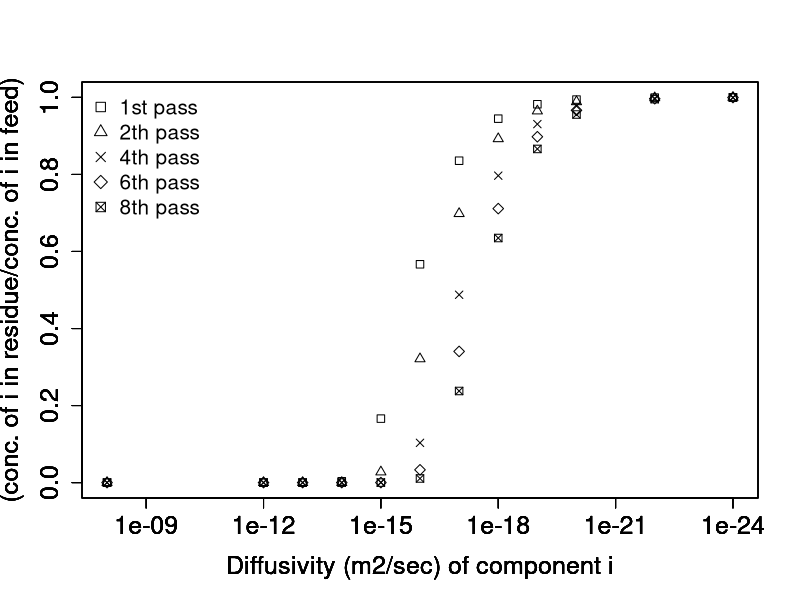

R code for this plot:
#Clasius_Clapeyron Equation

rm(list=ls())

#Octamethylcyclotetrasiloxane (D4)
C = 6.01040189280479e-05;                #gravity vs blades contributions




Q = 0.5;                                                # flow rate (ml/min)
Q = Q*10^-6*60
Nb = 3;                                                 # number of blades
Dm = c(10^-24, 10^-22, 10^-20, 10^-19, 10^-18, 10^-17, 10^-16, 10^-15, 10^-14, 10^-13, 10^-12, 10^-8)    # diffusion coefficient (m^2/sec)
D=4;                                          # diameter (inch)
D=D*2.54*.01;
H=13.52                                       # height (inch)
H=H*2.54*.01                                  
w=300                                         #rpm
w=w/60
te = 0.38                                     # thickness of the film (mm)
te = te*.001                       
rho=1000;             #density (kg/m^3)
vis=3000            #viscosity (cp)
vis=vis*.001


sig= (2*3.14*D*D/Q)*(w*Dm/Nb)^.5
Ns = 3*vis*w*Nb*H/(rho*9.8*te^2)
Ns = w*Nb*H/((1-C)*rho*9.8*te*te/(3*vis)+C*3.14*D*w);


ratio = 1/(1+sig)^Ns

#plot(pass,ratio,xlim=c(10^-24,10^-4),ylim=c(0,1),log="x", xlab="Diffusivity (m2/sec) of component i",ylab="(conc. of i in residue/conc. of i in feed)", pch=0,cex.lab=1.5, cex.axis=1.5)

plot(Dm,ratio,xlim=c(10^-8,10^-24),ylim=c(0,1),log="x", xlab="Diffusivity (m2/sec) of component i",ylab="(conc. of i in residue/conc. of i in feed)", pch=0,cex.lab=1.5, cex.axis=1.5)
par(new=TRUE)
plot(Dm,ratio^2,xlim=c(10^-8,10^-24),ylim=c(0,1),log="x", xlab="Diffusivity (m2/sec) of component i",ylab="(conc. of i in residue/conc. of i in feed)", pch=2,cex.lab=1.5, cex.axis=1.5)
par(new=TRUE)
plot(Dm,ratio^4,xlim=c(10^-8,10^-24),ylim=c(0,1),log="x", xlab="Diffusivity (m2/sec) of component i",ylab="(conc. of i in residue/conc. of i in feed)", pch=4,cex.lab=1.5, cex.axis=1.5)
par(new=TRUE)
plot(Dm,ratio^6,xlim=c(10^-8,10^-24),ylim=c(0,1),log="x", xlab="Diffusivity (m2/sec) of component i",ylab="(conc. of i in residue/conc. of i in feed)", pch=5,cex.lab=1.5, cex.axis=1.5)
par(new=TRUE)
plot(Dm,ratio^8,xlim=c(10^-8,10^-24),ylim=c(0,1),log="x", xlab="Diffusivity (m2/sec) of component i",ylab="(conc. of i in residue/conc. of i in feed)", pch=7,cex.lab=1.5, cex.axis=1.5)
legend("topleft", legend = c("1st pass", "2th pass", "4th pass", "6th pass","8th pass"), pch = c(0,2,4,5,7), bty = "n", text.col = "black",cex = 1.25)
total <- rbind(Dm,ratio)
print(total)

